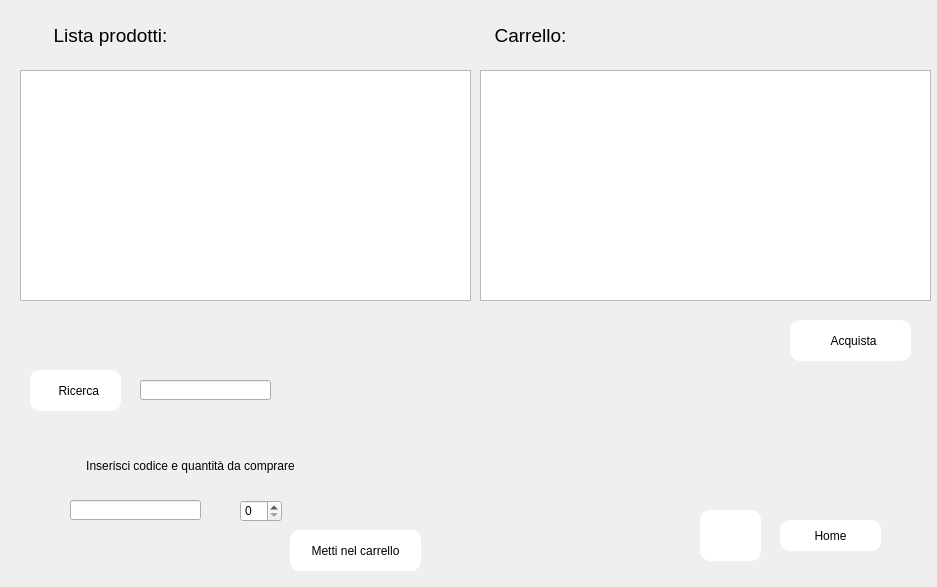
<?xml version="1.0" encoding="UTF-8"?>
<ui version="4.0">
 <class>pfizer</class>
 <widget class="QWidget" name="pfizer">
  <property name="geometry">
   <rect>
    <x>0</x>
    <y>0</y>
    <width>937</width>
    <height>587</height>
   </rect>
  </property>
  <property name="windowTitle">
   <string>Form</string>
  </property>
  <widget class="QLabel" name="label_4">
   <property name="geometry">
    <rect>
     <x>20</x>
     <y>20</y>
     <width>181</width>
     <height>31</height>
    </rect>
   </property>
   <property name="font">
    <font>
     <pointsize>14</pointsize>
    </font>
   </property>
   <property name="text">
    <string>Lista prodotti:</string>
   </property>
   <property name="alignment">
    <set>Qt::AlignCenter</set>
   </property>
  </widget>
  <widget class="QPushButton" name="ricercafornitorebtn">
   <property name="geometry">
    <rect>
     <x>30</x>
     <y>370</y>
     <width>91</width>
     <height>41</height>
    </rect>
   </property>
   <property name="cursor">
    <cursorShape>PointingHandCursor</cursorShape>
   </property>
   <property name="styleSheet">
    <string notr="true">border-radius: 10px;
background-color: qlineargradient(spread:pad, x1:0, y1:0, x2:1, y2:0, stop:0 rgba(255, 255, 255, 255), stop:1 rgba(255, 255, 255, 255));</string>
   </property>
   <property name="text">
    <string>  Ricerca</string>
   </property>
   <property name="icon">
    <iconset resource="../resource.qrc">
     <normaloff>:/no/loghi-icone/iconalente.PNG</normaloff>:/no/loghi-icone/iconalente.PNG</iconset>
   </property>
  </widget>
  <widget class="QLineEdit" name="lineEdit">
   <property name="geometry">
    <rect>
     <x>140</x>
     <y>380</y>
     <width>131</width>
     <height>20</height>
    </rect>
   </property>
  </widget>
  <widget class="QLineEdit" name="lineEdit_2">
   <property name="geometry">
    <rect>
     <x>70</x>
     <y>500</y>
     <width>131</width>
     <height>20</height>
    </rect>
   </property>
  </widget>
  <widget class="QLabel" name="label">
   <property name="geometry">
    <rect>
     <x>50</x>
     <y>450</y>
     <width>281</width>
     <height>31</height>
    </rect>
   </property>
   <property name="font">
    <font>
     <pointsize>9</pointsize>
    </font>
   </property>
   <property name="text">
    <string>Inserisci codice e quantità da comprare</string>
   </property>
   <property name="alignment">
    <set>Qt::AlignCenter</set>
   </property>
  </widget>
  <widget class="QSpinBox" name="quantitaprodsb">
   <property name="geometry">
    <rect>
     <x>240</x>
     <y>500</y>
     <width>42</width>
     <height>22</height>
    </rect>
   </property>
  </widget>
  <widget class="QPushButton" name="carrellobtn">
   <property name="geometry">
    <rect>
     <x>290</x>
     <y>530</y>
     <width>131</width>
     <height>41</height>
    </rect>
   </property>
   <property name="cursor">
    <cursorShape>PointingHandCursor</cursorShape>
   </property>
   <property name="styleSheet">
    <string notr="true">border-radius: 10px;
background-color: qlineargradient(spread:pad, x1:0, y1:0, x2:1, y2:0, stop:0 rgba(255, 255, 255, 255), stop:1 rgba(255, 255, 255, 255));
</string>
   </property>
   <property name="text">
    <string>Metti nel carrello</string>
   </property>
   <property name="icon">
    <iconset resource="../resource.qrc">
     <normaloff>:/no/loghi-icone/iconacarrello.PNG</normaloff>:/no/loghi-icone/iconacarrello.PNG</iconset>
   </property>
   <property name="iconSize">
    <size>
     <width>30</width>
     <height>30</height>
    </size>
   </property>
  </widget>
  <widget class="QLabel" name="label_3">
   <property name="geometry">
    <rect>
     <x>440</x>
     <y>20</y>
     <width>181</width>
     <height>31</height>
    </rect>
   </property>
   <property name="font">
    <font>
     <pointsize>14</pointsize>
    </font>
   </property>
   <property name="text">
    <string>Carrello:</string>
   </property>
   <property name="alignment">
    <set>Qt::AlignCenter</set>
   </property>
  </widget>
  <widget class="QFrame" name="frame">
   <property name="geometry">
    <rect>
     <x>-10</x>
     <y>-10</y>
     <width>951</width>
     <height>601</height>
    </rect>
   </property>
   <property name="styleSheet">
    <string notr="true">background-image: url(:/no/loghi-icone/herbalife.jpg);</string>
   </property>
   <property name="frameShape">
    <enum>QFrame::StyledPanel</enum>
   </property>
   <property name="frameShadow">
    <enum>QFrame::Raised</enum>
   </property>
  </widget>
  <widget class="QPushButton" name="pushButton">
   <property name="geometry">
    <rect>
     <x>700</x>
     <y>510</y>
     <width>61</width>
     <height>51</height>
    </rect>
   </property>
   <property name="cursor">
    <cursorShape>PointingHandCursor</cursorShape>
   </property>
   <property name="styleSheet">
    <string notr="true">border-radius: 10px;
background-color: qlineargradient(spread:pad, x1:0, y1:0, x2:1, y2:0, stop:0 rgba(255, 255, 255, 255), stop:1 rgba(255, 255, 255, 255));</string>
   </property>
   <property name="text">
    <string/>
   </property>
   <property name="icon">
    <iconset resource="../resource.qrc">
     <normaloff>:/no/loghi-icone/iconaindietro.PNG</normaloff>:/no/loghi-icone/iconaindietro.PNG</iconset>
   </property>
   <property name="iconSize">
    <size>
     <width>40</width>
     <height>40</height>
    </size>
   </property>
  </widget>
  <widget class="QPushButton" name="homebtn">
   <property name="geometry">
    <rect>
     <x>780</x>
     <y>520</y>
     <width>101</width>
     <height>31</height>
    </rect>
   </property>
   <property name="cursor">
    <cursorShape>PointingHandCursor</cursorShape>
   </property>
   <property name="styleSheet">
    <string notr="true">border-radius: 10px;
background-color: qlineargradient(spread:pad, x1:0, y1:0, x2:1, y2:0, stop:0 rgba(255, 255, 255, 255), stop:1 rgba(255, 255, 255, 255));</string>
   </property>
   <property name="text">
    <string>Home</string>
   </property>
   <property name="icon">
    <iconset resource="../resource.qrc">
     <normaloff>:/no/loghi-icone/iconahome.PNG</normaloff>:/no/loghi-icone/iconahome.PNG</iconset>
   </property>
   <property name="iconSize">
    <size>
     <width>40</width>
     <height>40</height>
    </size>
   </property>
  </widget>
  <widget class="QTableWidget" name="tableWidgetlist">
   <property name="geometry">
    <rect>
     <x>20</x>
     <y>70</y>
     <width>451</width>
     <height>231</height>
    </rect>
   </property>
  </widget>
  <widget class="QTableWidget" name="tableWidgetcarrello">
   <property name="geometry">
    <rect>
     <x>480</x>
     <y>70</y>
     <width>451</width>
     <height>231</height>
    </rect>
   </property>
  </widget>
  <widget class="QPushButton" name="acquistabtn">
   <property name="geometry">
    <rect>
     <x>790</x>
     <y>320</y>
     <width>121</width>
     <height>41</height>
    </rect>
   </property>
   <property name="cursor">
    <cursorShape>PointingHandCursor</cursorShape>
   </property>
   <property name="styleSheet">
    <string notr="true">border-radius: 10px;
background-color: qlineargradient(spread:pad, x1:0, y1:0, x2:1, y2:0, stop:0 rgba(255, 255, 255, 255), stop:1 rgba(255, 255, 255, 255));
</string>
   </property>
   <property name="text">
    <string>  Acquista</string>
   </property>
   <property name="icon">
    <iconset resource="../resource.qrc">
     <normaloff>:/no/loghi-icone/iconadollaro.PNG</normaloff>:/no/loghi-icone/iconadollaro.PNG</iconset>
   </property>
   <property name="iconSize">
    <size>
     <width>30</width>
     <height>30</height>
    </size>
   </property>
  </widget>
  <zorder>frame</zorder>
  <zorder>label_4</zorder>
  <zorder>ricercafornitorebtn</zorder>
  <zorder>lineEdit</zorder>
  <zorder>lineEdit_2</zorder>
  <zorder>label</zorder>
  <zorder>quantitaprodsb</zorder>
  <zorder>carrellobtn</zorder>
  <zorder>label_3</zorder>
  <zorder>pushButton</zorder>
  <zorder>homebtn</zorder>
  <zorder>tableWidgetlist</zorder>
  <zorder>tableWidgetcarrello</zorder>
  <zorder>acquistabtn</zorder>
 </widget>
 <resources>
  <include location="../resource.qrc"/>
 </resources>
 <connections/>
</ui>
